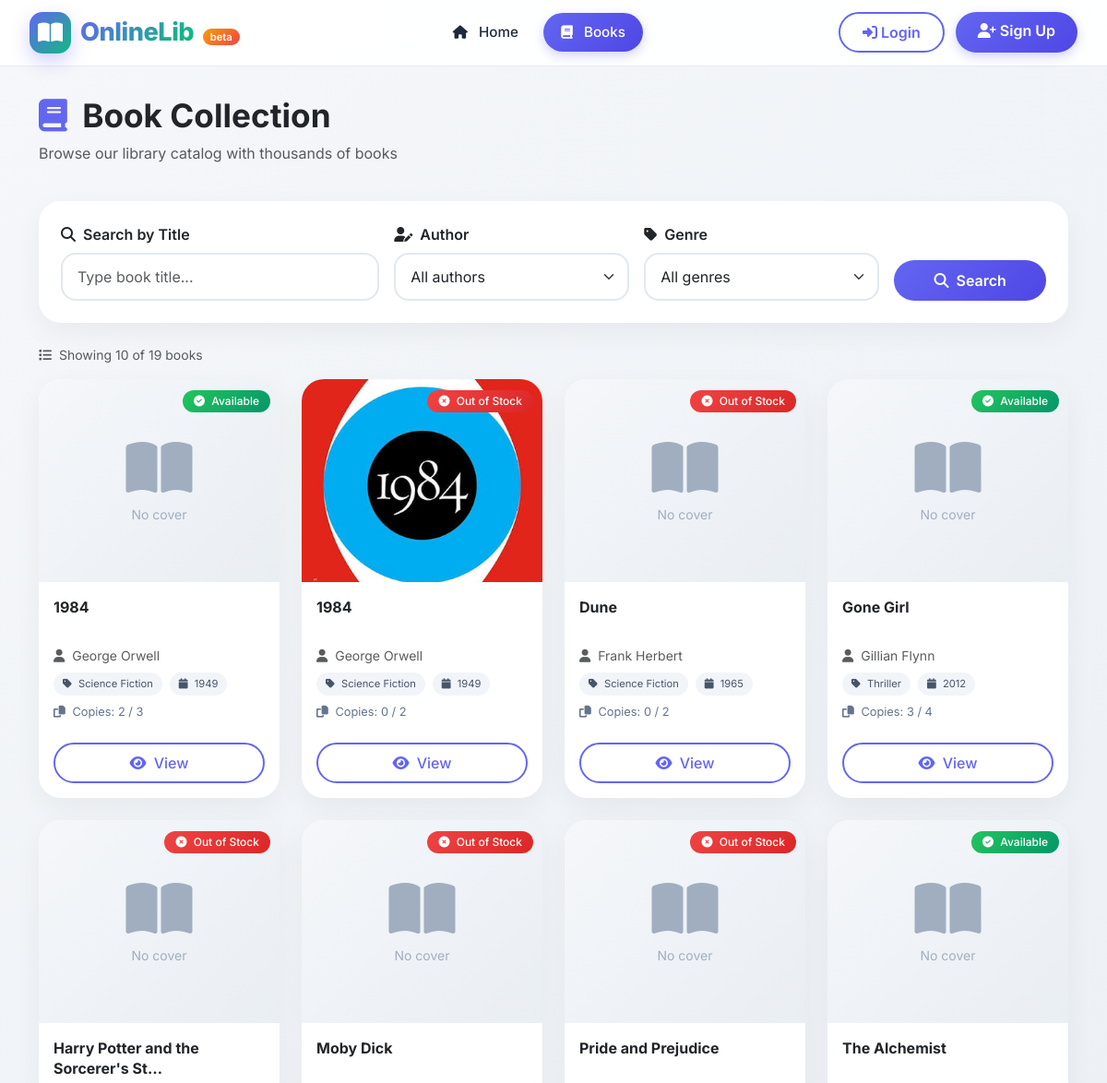
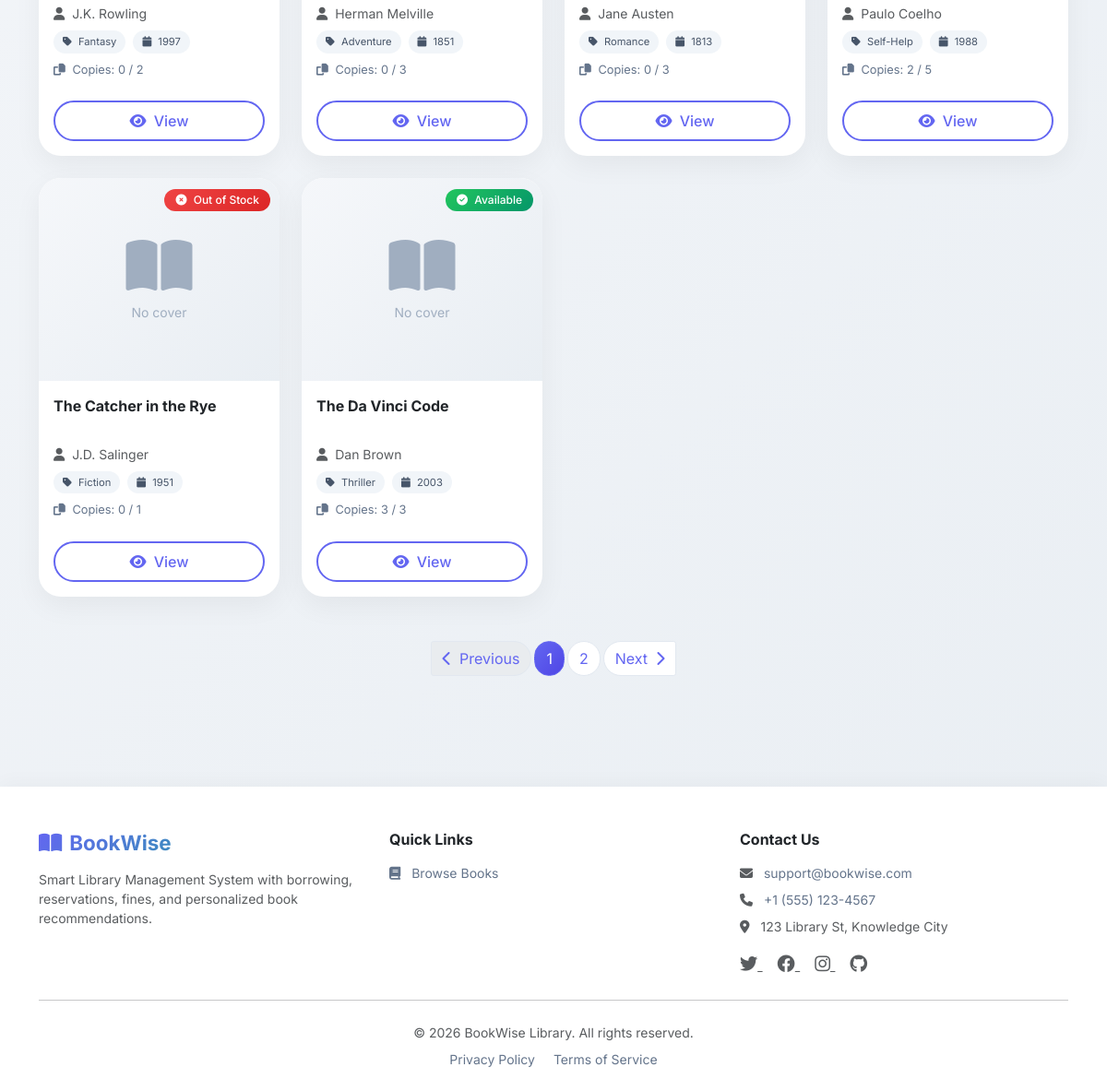
The page /books/ on the database its author committed (2 pictures, top to bottom).
### books/models.py (models this page shows, shortened)
class Book(models.Model):
    title = models.CharField(max_length=255)
    author = models.CharField(max_length=255)
    genre = models.CharField(max_length=100)
    description = models.TextField(blank=True)
    publish_year = models.PositiveIntegerField()
    isbn = models.CharField(max_length=20, unique=True)
    total_copies = models.PositiveIntegerField(default=1)
    available_copies = models.PositiveIntegerField(default=1)
    cover_image = models.ImageField(upload_to="book_covers/", blank=True)
    def __init__(self, *args, **kwargs):
        available_copies_was_provided = "available_copies" in kwargs
        super().__init__(*args, **kwargs)
        self._available_copies_was_provided = available_copies_was_provided
    def __setattr__(self, name, value):
        if name == "available_copies" and "_available_copies_was_provided" in self.__dict__:
            self.__dict__["_available_copies_was_provided"] = True
        super().__setattr__(name, value)
    class Meta:
        ordering = ["title"]
        verbose_name = "book"
        verbose_name_plural = "books"

### books/views.py (the view)
# urls.py: path("", BookListView.as_view(), name="book_list"),
class BookListView(ListView):
    model = Book
    template_name = "books/book_list.html"
    context_object_name = "books"
    paginate_by = 10
    def get_queryset(self):
        queryset = Book.objects.all()
        search = self.request.GET.get("search", "").strip()
        author = self.request.GET.get("author", "").strip()
        genre = self.request.GET.get("genre", "").strip()
        year = self.request.GET.get("year", "").strip()
        if search:
            queryset = queryset.filter(title__icontains=search)
        if author:
            queryset = queryset.filter(author__icontains=author)
        if genre:
            queryset = queryset.filter(genre=genre)
        if year:
            queryset = queryset.filter(publish_year=year)
        return queryset
    def get_context_data(self, **kwargs):
        context = super().get_context_data(**kwargs)
        search = self.request.GET.get("search", "").strip()
        author = self.request.GET.get("author", "").strip()
        genre = self.request.GET.get("genre", "").strip()
        year = self.request.GET.get("year", "").strip()
        context["search"] = search
        context["selected_author"] = author
        context["selected_genre"] = genre
        context["selected_year"] = year
        context["authors"] = (
            Book.objects.exclude(author="")
            .order_by("author")
            .values_list("author", flat=True)
            .distinct()
        )
        context["genres"] = (
            Book.objects.exclude(genre="")
            .order_by("genre")
            .values_list("genre", flat=True)
            .distinct()
        )
        context["years"] = (
            Book.objects.order_by("-publish_year")
            .values_list("publish_year", flat=True)
            .distinct()
        )
        params = self.request.GET.copy()
        if "page" in params:
            del params["page"]
        context["query_params"] = params.urlencode()
        return context

### books/templates/books/book_list.html (shortened to what this page needs)
{% extends "base.html" %}
{% block content %}
<div class="container py-4">
    <div class="d-flex flex-column flex-md-row justify-content-between align-items-md-center mb-4">
        <div>
            <h1 class="fw-bold" style="font-size: 2.2rem;">
                <i class="fas fa-book me-2" style="color: var(--primary);"></i>
                Book Collection
            </h1>
            <p class="text-muted">Browse our library catalog with thousands of books</p>
        </div>
    </div>
    <div class="card mb-4">
        <div class="card-body p-4">
            <form method="get" class="row g-3">
                <div class="col-md-4">
                    <label class="form-label fw-semibold">
                        <i class="fas fa-search me-1"></i> Search by Title
                    </label>
                    <input type="search" name="search" value="{{ search }}"
                           class="form-control" placeholder="Type book title...">
                </div>
                <div class="col-md-3">
                    <label class="form-label fw-semibold">
                        <i class="fas fa-user-edit me-1"></i> Author
                    </label>
                    <select name="author" class="form-select">
                        <option value="">All authors</option>
                    </select>
                </div>
                <div class="col-md-3">
                    <label class="form-label fw-semibold">
                        <i class="fas fa-tag me-1"></i> Genre
                    </label>
                    <select name="genre" class="form-select">
                        <option value="">All genres</option>
                    </select>
                </div>
                <div class="col-md-2 d-flex align-items-end">
                    <button type="submit" class="btn btn-primary w-100">
                        <i class="fas fa-search me-1"></i> Search
                    </button>
                </div>
            </form>
        </div>
    </div>
    <div class="mb-3">
        <p class="text-muted small">
            <i class="fas fa-list me-1"></i>
            Showing {{ books|length }} of {{ paginator.count }} books
        </p>
    </div>
    <div class="row g-4">
        {% for book in books %}
        <div class="col-md-6 col-lg-4 col-xl-3">
            <div class="card h-100 book-card">
                <div class="book-cover-wrapper">
                    {% if book.cover_image %}
                    <img src="{{ book.cover_image.url }}" class="book-cover" alt="{{ book.title }}">
                    {% else %}
                    <div class="book-cover-placeholder">
                        <i class="fas fa-book-open fa-4x"></i>
                        <span class="mt-2 small">No cover</span>
                    </div>
                    {% endif %}
                    <div class="availability-badge">
                        {% if book.available_copies > 0 %}
                        <span class="badge bg-success">
                            <i class="fas fa-check-circle me-1"></i> Available
                        </span>
                        {% else %}
                        <span class="badge bg-danger">
                            <i class="fas fa-times-circle me-1"></i> Out of Stock
                        </span>
                        {% endif %}
                    </div>
                </div>
                <div class="card-body">
                    <h5 class="card-title fw-bold">{{ book.title|truncatechars:35 }}</h5>
                    <p class="card-text text-muted small mb-2">
                        <i class="fas fa-user me-1"></i> {{ book.author }}
                    </p>
                    <div class="d-flex flex-wrap gap-2 mb-2">
                        <span class="genre-tag">
                            <i class="fas fa-tag me-1"></i> {{ book.genre }}
                        </span>
                        <span class="year-tag">
                            <i class="fas fa-calendar me-1"></i> {{ book.publish_year }}
                        </span>
                    </div>
                    <div class="copies-info">
                        <i class="fas fa-copy me-1"></i>
                        Copies: {{ book.available_copies }} / {{ book.total_copies }}
                    </div>
                </div>
                <div class="card-footer bg-transparent border-0 pb-3">
                    <div class="d-flex gap-2">
                        <a href="{% url 'books:book_detail' book.pk %}" class="btn btn-outline-primary flex-grow-1">
                            <i class="fas fa-eye me-1"></i> View
                        </a>
                    </div>
                </div>
            </div>
        </div>
        {% endfor %}
    </div>
    {% if is_paginated %}
    <nav class="mt-5">
        <ul class="pagination justify-content-center">
            {% if page_obj.has_previous %}
            <li class="page-item">
                <a class="page-link" href="?page={{ page_obj.previous_page_number }}{% if query_params %}&{{ query_params }}{% endif %}">
                    <i class="fas fa-chevron-left me-1"></i> Previous
                </a>
            </li>
            {% else %}
            <li class="page-item disabled">
                <span class="page-link"><i class="fas fa-chevron-left me-1"></i> Previous</span>
            </li>
            {% endif %}
            {% for num in page_obj.paginator.page_range %}
                {% if page_obj.number == num %}
                <li class="page-item active">
                    <span class="page-link">{{ num }}</span>
                </li>
                {% elif num > page_obj.number|add:'-3' and num < page_obj.number|add:'3' %}
                <li class="page-item">
                    <a class="page-link" href="?page={{ num }}{% if query_params %}&{{ query_params }}{% endif %}">{{ num }}</a>
                </li>
                {% endif %}
            {% endfor %}
            {% if page_obj.has_next %}
            <li class="page-item">
                <a class="page-link" href="?page={{ page_obj.next_page_number }}{% if query_params %}&{{ query_params }}{% endif %}">
                    Next <i class="fas fa-chevron-right ms-1"></i>
                </a>
            </li>
            {% else %}
            <li class="page-item disabled">
                <span class="page-link">Next <i class="fas fa-chevron-right ms-1"></i></span>
            </li>
            {% endif %}
        </ul>
    </nav>
    {% endif %}
</div>
{% endblock %}

### static/css/style.css (style rules this page uses)
:root { --primary: #6366f1; --primary-dark: #4f46e5; --primary-light: #818cf8; --secondary: #10b981; --dark: #0f172a; --light: #f8fafc; --gray: #64748b; --gray-light: #e2e8f0; --danger: #ef4444; --warning: #f59e0b; --success: #22c55e; }
* { margin: 0; padding: 0; box-sizing: border-box; }
body { font-family: 'Inter', sans-serif; background: linear-gradient(135deg, #f5f7fa 0%, #e9eef3 100%); min-height: 100vh; padding-top: 80px; }
.card { border: none; border-radius: 24px; box-shadow: 0 10px 30px rgba(0, 0, 0, 0.05); transition: all 0.3s cubic-bezier(0.4, 0, 0.2, 1); background: white; overflow: hidden; }
.btn-primary { background: linear-gradient(135deg, var(--primary), var(--primary-dark)); border: none; padding: 10px 28px; border-radius: 40px; font-weight: 600; transition: all 0.3s ease; }
.btn-outline-primary { border-radius: 40px; border: 2px solid var(--primary); color: var(--primary); font-weight: 500; padding: 8px 24px; }
.badge { padding: 6px 12px; border-radius: 30px; font-weight: 500; font-size: 0.75rem; }
.badge.bg-success { background: linear-gradient(135deg, var(--success), #059669) !important; }
.badge.bg-danger { background: linear-gradient(135deg, var(--danger), #dc2626) !important; }
.form-control, .form-select { border: 2px solid var(--gray-light); border-radius: 16px; padding: 0.75rem 1rem; transition: all 0.2s ease; }

### books/templates/books/book_list.html (style rules this page uses)
.book-card { transition: all 0.3s cubic-bezier(0.4, 0, 0.2, 1); overflow: hidden; }
.book-cover-wrapper { position: relative; height: 220px; overflow: hidden; background: linear-gradient(135deg, #f5f7fa, #e9eef3); }
.book-cover { width: 100%; height: 100%; object-fit: cover; transition: transform 0.3s ease; }
.book-cover-placeholder { height: 100%; display: flex; flex-direction: column; align-items: center; justify-content: center; color: #a0aec0; background: linear-gradient(135deg, #f5f7fa, #e9eef3); }
.availability-badge { position: absolute; top: 10px; right: 10px; }
.genre-tag, .year-tag { font-size: 0.7rem; background: #f1f5f9; padding: 4px 10px; border-radius: 20px; color: #475569; }
.copies-info { font-size: 0.8rem; color: var(--gray); margin-top: 8px; }
.card-title { font-size: 1rem; line-height: 1.4; min-height: 2.8rem; }
.pagination .page-link { border-radius: 40px; margin: 0 4px; color: var(--primary); border: 1px solid #e2e8f0; }
.pagination .page-item.active .page-link { background: linear-gradient(135deg, var(--primary), var(--primary-dark)); border-color: var(--primary); color: white; }

### rows shown on the page
Book: cover_image "No cover", shows "Available", title "1984", author "George Orwell", genre "Science Fiction", publish_year "1949", available_copies "2", total_copies "3"
Book: cover_image (picture), shows "Out of Stock", title "1984", author "George Orwell", genre "Science Fiction", publish_year "1949", available_copies "0", total_copies "2"
Book: cover_image "No cover", shows "Out of Stock", title "Dune", author "Frank Herbert", genre "Science Fiction", publish_year "1965", available_copies "0", total_copies "2"
Book: cover_image "No cover", shows "Available", title "Gone Girl", author "Gillian Flynn", genre "Thriller", publish_year "2012", available_copies "3", total_copies "4"
Book: cover_image "No cover", shows "Out of Stock", title "Harry Potter and the Sorcerer's St…", author "J.K. Rowling", genre "Fantasy", publish_year "1997", available_copies "0", total_copies "2"
Book: cover_image "No cover", shows "Out of Stock", title "Moby Dick", author "Herman Melville", genre "Adventure", publish_year "1851", available_copies "0", total_copies "3"
Book: cover_image "No cover", shows "Out of Stock", title "Pride and Prejudice", author "Jane Austen", genre "Romance", publish_year "1813", available_copies "0", total_copies "3"
Book: cover_image "No cover", shows "Available", title "The Alchemist", author "Paulo Coelho", genre "Self-Help", publish_year "1988", available_copies "2", total_copies "5"
Book: cover_image "No cover", shows "Out of Stock", title "The Catcher in the Rye", author "J.D. Salinger", genre "Fiction", publish_year "1951", available_copies "0", total_copies "1"
Book: cover_image "No cover", shows "Available", title "The Da Vinci Code", author "Dan Brown", genre "Thriller", publish_year "2003", available_copies "3", total_copies "3"

### other values the page prints
{{ books|length }} "10"
{{ paginator.count }} "19"
{{ num }} "1"
{{ num }} "2"
